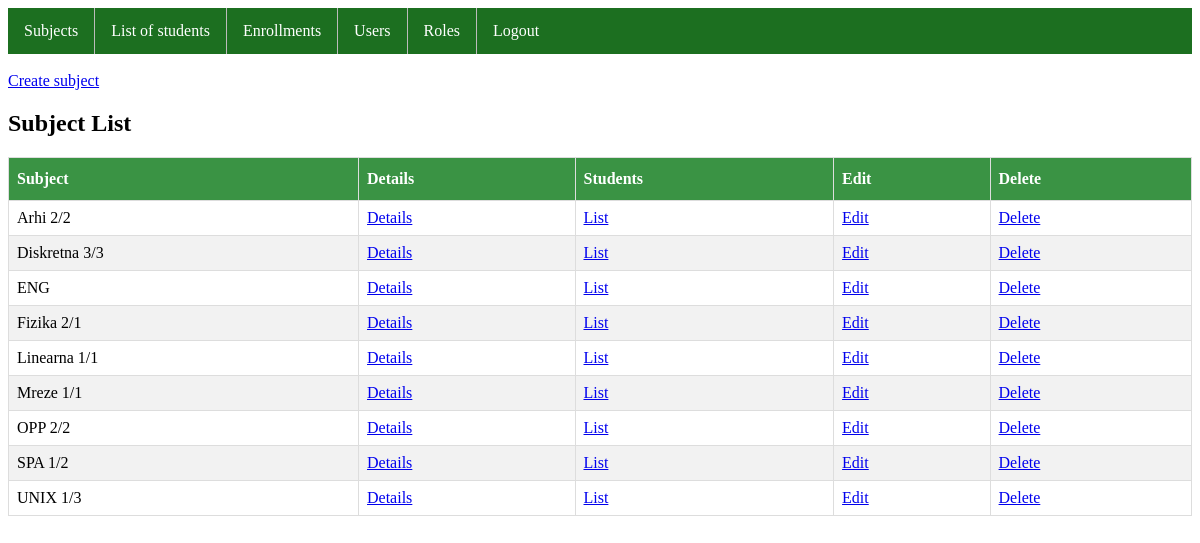
Page /app/subjects/ (signed in) on the committed database.
### enroll_app/models.py (models this page shows, shortened)
class Subject(models.Model):
    CHOICES = (('YES', 'yes'), ('NO', 'no'))
    name = models.CharField(max_length=50, unique=True)
    code = models.CharField(max_length=50, unique=True)
    program = models.TextField()
    ects = models.IntegerField()
    sem_regular = models.IntegerField()
    sem_extraordinary = models.IntegerField()
    elective_subject = models.CharField(max_length=50, choices=CHOICES)
    professor = models.ForeignKey(User, on_delete=models.CASCADE, limit_choices_to={'role__name': 'PROFESSOR'})

### enroll_app/views.py (the view)
# urls.py: path('subjects/', views.subject_list, name='subject_list'),
@login_required(login_url='enroll_app:user_login')
def subject_list(request):
    admin = check_is_admin(request.user)
    if admin:
        subjects = Subject.objects.all().order_by('name')
        return render(request, 'subject_list.html', {'subjects': subjects, 'is_admin':admin})
    else:
        return HttpResponse("ACCESS DENIED -  You're not ADMIN")

### enroll_app/views.py (called while the page is built)
def check_is_admin(user):
    return user.role.name == 'ADMIN' if user.role else False

### enroll_app/templates/subject_list.html
{% extends 'base.html' %}
{% block content %}
<br>
<a href="{% url 'enroll_app:subject_create' %}">Create subject</a>
<h2>Subject List</h2>
<table id="list">
  <thead>
    <tr>
      <th>Subject</th>
      <th>Details</th>
      <th>Students</th>
      <th>Edit</th>
      <th>Delete</th>
    </tr>
  </thead>
  <tbody>
    {% for subject in subjects %}
    <tr>
      <td>{{ subject.name }}</td>
      <td><a href="{% url 'enroll_app:subject_detail' subject.pk %}">Details</a></td>
      <td><a href="{% url 'enroll_app:subject_enrollment' subject.pk %}">List</a></td>
      <td><a href="{% url 'enroll_app:subject_update' subject.pk %}">Edit</a></td>
      <td><a href="{% url 'enroll_app:subject_delete' subject.pk %}">Delete</a></td>
    </tr>
    {% empty %}
    <tr>
      <td colspan="4">No subjects available.</td>
    </tr>
    {% endfor %}
  </tbody>
</table>
{% endblock %}

### enroll_app/static/style.css (style rules this page uses)
#list { border-collapse: collapse; width: 100%; }
#list td, #list th { border: 1px solid #ddd; padding: 8px; }
#list tr:nth-child(even) { background-color: #f2f2f2; }
#list th { padding-top: 12px; padding-bottom: 12px; text-align: left; background-color: #3a9344; color: white; }

### rows in the picture
Subject: name "Arhi 2/2"
Subject: name "Diskretna 3/3"
Subject: name "ENG"
Subject: name "Fizika 2/1"
Subject: name "Linearna 1/1"
Subject: name "Mreze 1/1"
Subject: name "OPP 2/2"
Subject: name "SPA 1/2"
Subject: name "UNIX 1/3"
